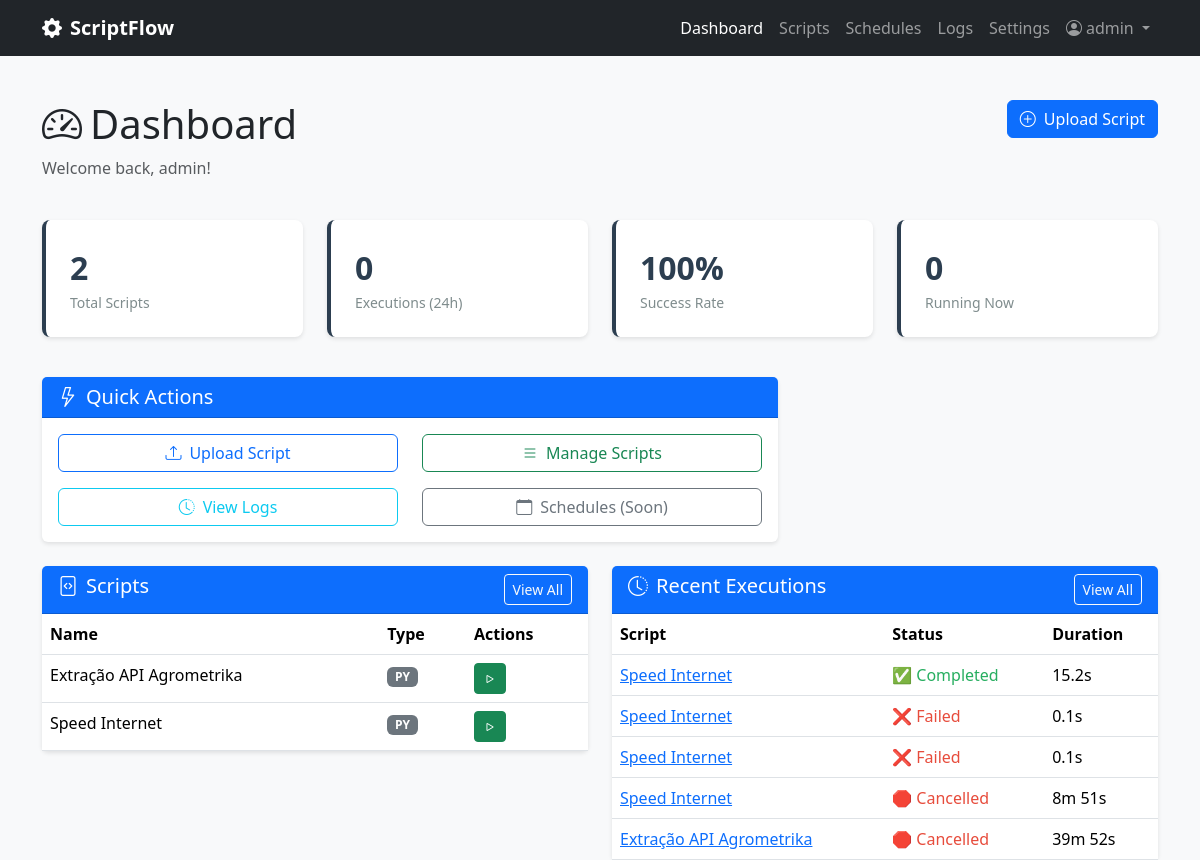
The page /dashboard (signed in) on the database as committed earlier.
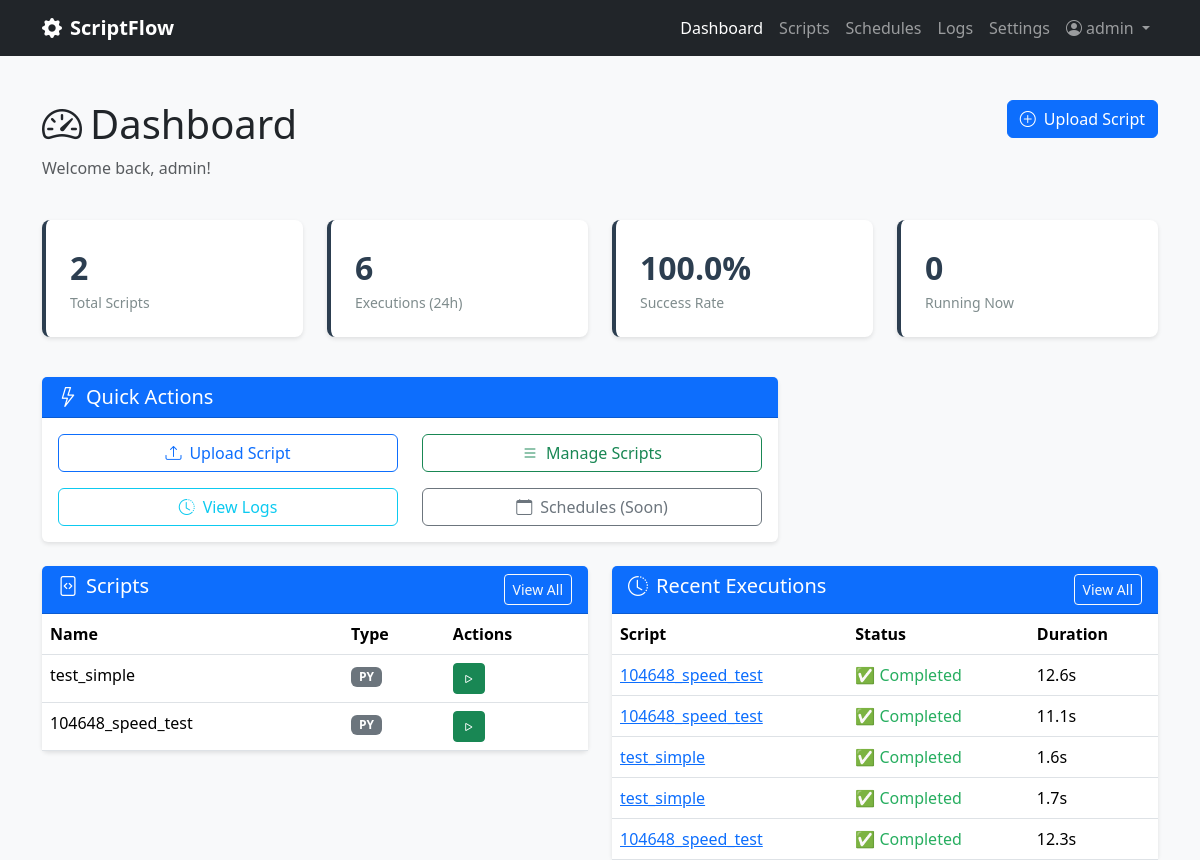
The same page on the database as committed later.
### scriptflow.py (models this page shows, shortened)
class Script(db.Model):
    __tablename__ = 'scripts'
    id = db.Column(db.Integer, primary_key=True)
    name = db.Column(db.String(100), nullable=False)
    description = db.Column(db.Text)
    filename = db.Column(db.String(255), nullable=False)
    file_path = db.Column(db.String(500), nullable=False)
    script_type = db.Column(db.String(10), nullable=False)  # 'py' or 'bat'
    file_size = db.Column(db.Integer)
    created_at = db.Column(db.DateTime, default=datetime.now)
    updated_at = db.Column(db.DateTime, default=datetime.now, onupdate=datetime.now)
    is_active = db.Column(db.Boolean, default=True)
    user_id = db.Column(db.Integer, db.ForeignKey('users.id'), nullable=False)

class Execution(db.Model):
    __tablename__ = 'executions'
    id = db.Column(db.Integer, primary_key=True)
    started_at = db.Column(db.DateTime, default=datetime.now, nullable=False)
    completed_at = db.Column(db.DateTime)
    status = db.Column(db.String(20), default='pending', nullable=False)  # pending, running, completed, failed, timeout
    exit_code = db.Column(db.Integer)
    stdout = db.Column(db.Text)
    stderr = db.Column(db.Text)
    duration_seconds = db.Column(db.Float)
    trigger_type = db.Column(db.String(20), default='manual', nullable=False)  # manual, scheduled, api
    script_id = db.Column(db.Integer, db.ForeignKey('scripts.id'), nullable=False)
    user_id = db.Column(db.Integer, db.ForeignKey('users.id'), nullable=False)
    script = db.relationship('Script', backref='executions')
    @property
    def formatted_duration(self):
        if not self.duration_seconds:
            return "N/A"
        if self.duration_seconds < 60:
            return f"{self.duration_seconds:.1f}s"
        else:
            minutes = int(self.duration_seconds // 60)
            seconds = int(self.duration_seconds % 60)
            return f"{minutes}m {seconds}s"
    @property
    def status_icon(self):
        icons = {
            'pending': '⏳',
            'running': '🔄',  # Emoji simples que funciona bem
            'completed': '✅',
            'failed': '❌',
            'timeout': '⏰',
            'cancelled': '🛑'
        }
        return icons.get(self.status, '❓')
    @property
    def status_color(self):
        colors = {
            'pending': 'secondary',
            'running': 'running',  # Usar classe CSS personalizada com animação
            'completed': 'success',
            'failed': 'danger',
            'timeout': 'warning',
            'cancelled': 'danger'
        }
        return colors.get(self.status, 'secondary')

### scriptflow.py (the view)
@app.route('/dashboard')
@login_required
def dashboard():
    user_scripts = Script.query.filter_by(user_id=current_user.id, is_active=True).all()
    recent_executions = Execution.query.filter_by(user_id=current_user.id)\
        .order_by(Execution.started_at.desc())\
        .limit(5).all()
    total_scripts = len(user_scripts)
    executions_24h = Execution.query.filter(
        Execution.user_id == current_user.id,
        Execution.started_at >= datetime.now() - timedelta(days=1)
    ).count()
    successful_24h = Execution.query.filter(
        Execution.user_id == current_user.id,
        Execution.started_at >= datetime.now() - timedelta(days=1),
        Execution.status == 'completed',
        Execution.exit_code == 0
    ).count()
    success_rate = round((successful_24h / executions_24h * 100) if executions_24h > 0 else 100, 1)
    stats = {
        'total_scripts': total_scripts,
        'executions_24h': executions_24h,
        'success_rate_24h': success_rate,
        'running_count': len(running_processes)
    }
    return render_template('dashboard.html',
                         scripts=user_scripts,
                         recent_executions=recent_executions,
                         stats=stats)

### scriptflow.py (called while the page is built)
@login_manager.user_loader
def load_user(user_id):
    return User.query.get(int(user_id))

### templates/dashboard.html (shortened to what the changed rows need)
{% extends "base.html" %}
{% block content %}
        <div class="row mb-4">
            <div class="col">
                <h1><i class="bi bi-speedometer2 me-2"></i>Dashboard</h1>
            </div>
        </div>
        <div class="row mb-4">
            <div class="col-md-3 mb-3">
                <div class="stats-card">
                    <p class="stats-number">{{ stats.executions_24h }}</p>
                    <p class="stats-label">Executions (24h)</p>
                </div>
            </div>
            <div class="col-md-3 mb-3">
                <div class="stats-card">
                    <p class="stats-number">{{ stats.success_rate_24h }}%</p>
                    <p class="stats-label">Success Rate</p>
                </div>
            </div>
        </div>
        <div class="row">
            <div class="col-md-6">
                <div class="card">
                    <div class="card-body p-0">
                        {% if scripts %}
                            <div class="table-responsive">
                                <table class="table table-hover mb-0">
                                    <thead>
                                        <tr>
                                            <th>Name</th>
                                            <th>Type</th>
                                            <th>Actions</th>
                                        </tr>
                                    </thead>
                                    <tbody>
                                        {% for script in scripts[:5] %}
                                        <tr>
                                            <td>{{ script.name }}</td>
                                            <td><span class="badge bg-secondary">{{ script.script_type.upper() }}</span></td>
                                            <td>
                                                <form method="POST" action="{{ url_for('execute_script', script_id=script.id) }}" class="d-inline">
                                                    <button type="submit" class="btn btn-sm btn-success" title="Execute">
                                                        <i class="bi bi-play"></i>
                                                    </button>
                                                </form>
                                            </td>
                                        </tr>
                                        {% endfor %}
                                    </tbody>
                                </table>
                            </div>
                        {% else %}
                            <div class="p-4 text-center">
                                <i class="bi bi-file-code text-muted" style="font-size: 3rem;"></i>
                                <p class="text-muted mt-2">No scripts yet</p>
                                <a href="{{ url_for('upload_script') }}" class="btn btn-primary">Upload First Script</a>
                            </div>
                        {% endif %}
                    </div>
                </div>
            </div>
            <div class="col-md-6">
                <div class="card">
                    <div class="card-body p-0">
                        {% if recent_executions %}
                            <div class="table-responsive">
                                <table class="table table-hover mb-0">
                                    <thead>
                                        <tr>
                                            <th>Script</th>
                                            <th>Status</th>
                                            <th>Duration</th>
                                        </tr>
                                    </thead>
                                    <tbody>
                                        {% for execution in recent_executions %}
                                        <tr>
                                            <td>
                                                <a href="{{ url_for('view_execution', execution_id=execution.id) }}">
                                                    {{ execution.script.name if execution.script else 'Unknown' }}
                                                </a>
                                            </td>
                                            <td>
                                                <span class="status-{{ execution.status_color }}">
                                                    {{ execution.status_icon }} {{ execution.status.title() }}
                                                </span>
                                            </td>
                                            <td>{{ execution.formatted_duration }}</td>
                                        </tr>
                                        {% endfor %}
                                    </tbody>
                                </table>
                            </div>
                        {% else %}
                            <div class="p-4 text-center">
                                <i class="bi bi-clock-history text-muted" style="font-size: 3rem;"></i>
                                <p class="text-muted mt-2">No executions yet</p>
                            </div>
                        {% endif %}
                    </div>
                </div>
            </div>
        </div>
{% endblock %}

Rows that differ between the two databases and show on the page:
removed Script: name "Extração API Agrometrika", script_type "PY"
no longer on this page (row edited): Execution: script "Speed Internet", status_icon "❌", status "Failed", formatted_duration "0.1s"
removed Execution: script "Speed Internet", status_icon "❌", status "Failed", formatted_duration "0.1s"
added Script: name "test_simple", script_type "PY"
changed Script: name "Speed Internet" → "104648_speed_test"
added Execution: script "104648_speed_test", status_icon "✅", status "Completed", formatted_duration "12.6s"
changed Execution (number 2 of 5 on the later page): script "Speed Internet" → "104648_speed_test"; status_icon "🛑" → "✅"; status "Cancelled" → "Completed"; formatted_duration "8m 51s" → "11.1s"
changed Execution (number 3 of 5 on the later page): script "Extração API Agrometrika" → "test_simple"; status_icon "🛑" → "✅"; status "Cancelled" → "Completed"; formatted_duration "39m 52s" → "1.6s"
added Execution: script "test_simple", status_icon "✅", status "Completed", formatted_duration "1.7s"
changed Execution (number 5 of 5 on the later page): script "Speed Internet" → "104648_speed_test"; formatted_duration "15.2s" → "12.3s"; moves down the list
Other text that changed with them:
{{ stats.executions_24h }}: "0" → "6"
{{ stats.success_rate_24h }}: "100" → "100.0"
